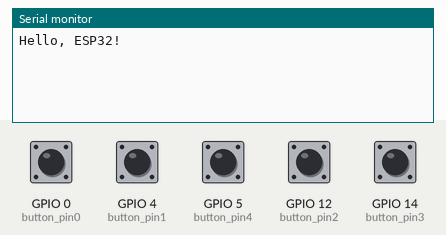
The program below on a simulated ESP8266 (NodeMCU). On the bench: the last lines printed to the serial monitor. Inputs (shaded band) come from the test bench; at power-on: GPIO 0 (button_pin0), GPIO 4 (button_pin1), GPIO 5 (button_pin4), GPIO 12 (button_pin2), GPIO 14 (button_pin3) HIGH.

Above: at 1.2 s.
1.3 s: GPIO 0 (button_pin0) pulled LOW for 0.15 s
At 2.2 s:
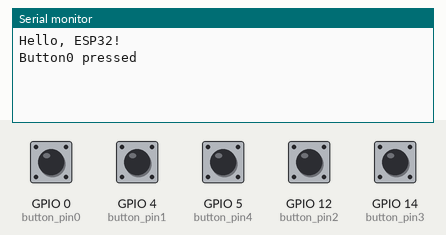
2.9 s: GPIO 4 (button_pin1) pulled LOW for 0.15 s
At 3.5 s:
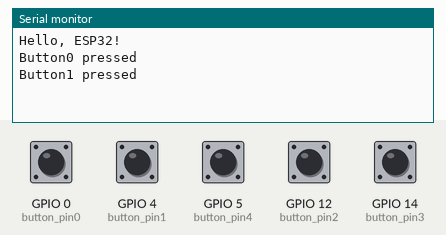
4.5 s: GPIO 5 (button_pin4) pulled LOW for 0.15 s
At 4.8 s:
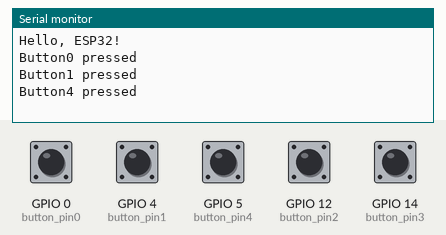
6.1 s: GPIO 12 (button_pin2) pulled LOW for 0.15 s
At 7.3 s:
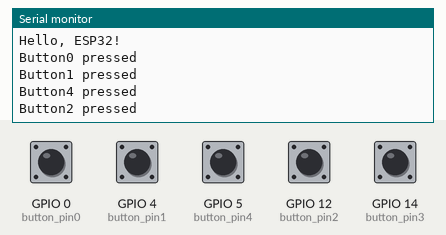
7.7 s: GPIO 14 (button_pin3) pulled LOW for 0.15 s
At 8.3 s:
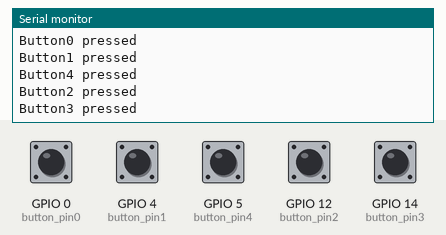
Timing chart, 0 to 10.3 s (numbered marks = the images above; inputs shaded):
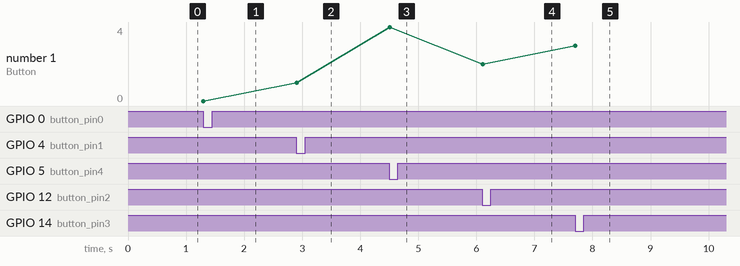

Measured:
- after the input at 1.3 s, the serial monitor: prints a new line at once (image 1)
- after the input at 2.9 s, the serial monitor: prints a new line at once (image 2)
- after the input at 4.5 s, the serial monitor: prints a new line at once (image 3)
- after the input at 6.1 s, the serial monitor: prints a new line at once (image 4)
- after the input at 7.7 s, the serial monitor: prints a new line at once (image 5)
- plotted number 1: 0 → 1 after the input at 2.9 s, 1 → 4 after the input at 4.5 s, 4 → 2 after the input at 6.1 s, 2 → 3 after the input at 7.7 s

The program:

main.cpp
```cpp
#include <Arduino.h>
#include <SSD1306Ascii.h>

const int button_pin0 = 0; // Red
const int button_pin1 = 4; // Yellow
const int button_pin2 = 12; // Green
const int button_pin3 = 14; // Blue
const int button_pin4 = 5; // Black

boolean button0Released = true;
boolean button1Released = true;
boolean button2Released = true;
boolean button3Released = true;
boolean button4Released = true;


void setup() {
  // put your setup code here, to run once:
  Serial.begin(115200);
  Serial.println("Hello, ESP32!");
  pinMode(button_pin0, INPUT_PULLUP);
  pinMode(button_pin1, INPUT_PULLUP);
  pinMode(button_pin2, INPUT_PULLUP);
  pinMode(button_pin3, INPUT_PULLUP);
  pinMode(button_pin4, INPUT_PULLUP);
}

void loop() {
  // put your main code here, to run repeatedly:
  delay(10); // this speeds up the simulation

  // Button 0
  if(digitalRead(button_pin0) == 0 && button0Released) {
    Serial.println("Button0 pressed");
    button0Released = false;
  }
  if(digitalRead(button_pin0) == 1 && !button0Released) {
    button0Released = true;
  }
  // Button 1
  if(digitalRead(button_pin1) == 0 && button1Released) {
    Serial.println("Button1 pressed");
    button1Released = false;
  }
  if(digitalRead(button_pin1) == 1 && !button1Released) {
    button1Released = true;
  }
  // Button 2
  if(digitalRead(button_pin2) == 0 && button2Released) {
    Serial.println("Button2 pressed");
    button2Released = false;
  }
  if(digitalRead(button_pin2) == 1 && !button2Released) {
    button2Released = true;
  }
  // Button 3
  if(digitalRead(button_pin3) == 0 && button3Released) {
    Serial.println("Button3 pressed");
    button3Released = false;
  }
  if(digitalRead(button_pin3) == 1 && !button3Released) {
    button3Released = true;
  }
  // Button 4
  if(digitalRead(button_pin4) == 0 && button4Released) {
    Serial.println("Button4 pressed");
    button4Released = false;
  }
  if(digitalRead(button_pin4) == 1 && !button4Released) {
    button4Released = true;
  }
}
```
